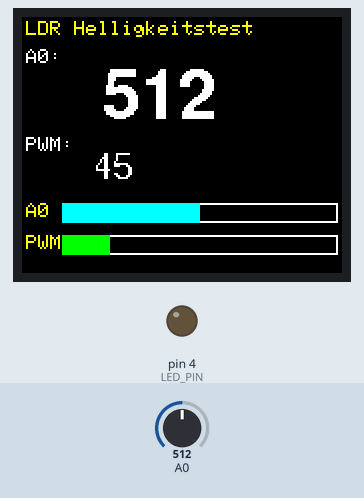
Recording of a sketch running on a simulated Arduino Uno, built with avr-gcc and run on an emulated ATmega328P. Parts: 160×128 colour display, output pins drawn as LEDs (lit = HIGH). The test bench sets the inputs (shaded band); at power-on: A0 = 512. What the sketch prints to the serial monitor is not drawn.

Above: at 1.3 s.
1.4 s: A0 set to 699
At 1.9 s:
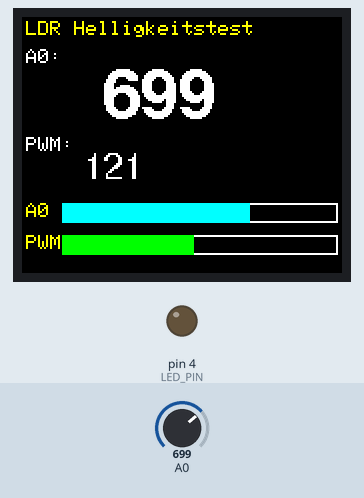
2.9 s: A0 set to 725
At 4.2 s:
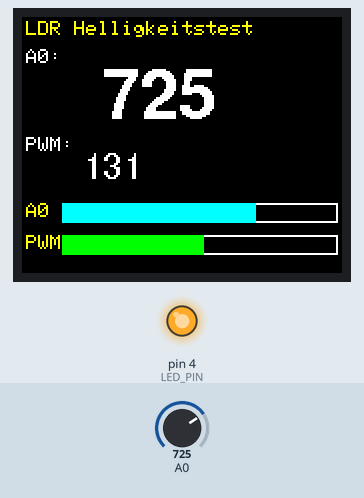
4.5 s: A0 set to 716
At 5.3 s:
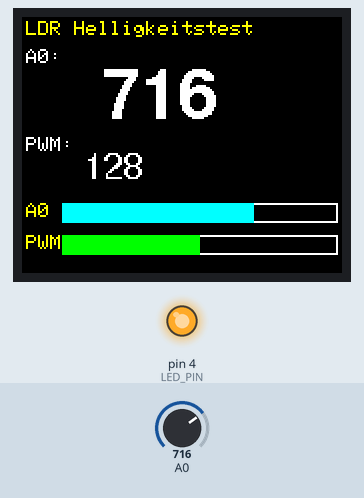
Timing chart, 0 to 7.5 s (numbered marks = the images above; inputs shaded):
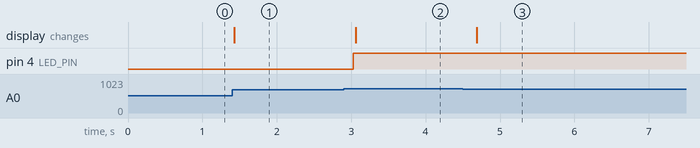

Measured:
- the behaviour switches between 715 and 716 on A0 (found by bisection; images 1 and 2)
- after the input at 1.4 s, the display: changes at once (image 1)
- after the input at 2.9 s, pin 4 (LED_PIN): LOW → HIGH after 0.13 s; the display: changes after 0.16 s (image 2)
- after the input at 4.5 s, the display: changes after 0.19 s (image 3)

The sketch:

Widget_II_Bright.ino
```cpp
// Widget_II_Bright
// Zeigt den Analogwert des LDR (A0) und die daraus berechnete
// LED-Helligkeit auf dem TFT Display.
// Zur Kalibrierung der Helligkeitssteuerung.
//
// Hardware: ESP8266 + Adafruit ST7735 1.8" TFT
// TFT_CS=15, TFT_DC=2, TFT_RST=12, LED=GPIO4, LDR=A0
//
// HELLIGKEITSLOGIK:
//   LDR an A0 ist INVERTIERT:
//     A0 = klein (z.B. <400)  -> es ist HELL  -> LED_PIN = 0   (volle Helligkeit)
//     A0 = gross (z.B. 1023)  -> es ist DUNKEL -> LED_PIN = 253 (minimal, gerade noch sichtbar)
//   analogWrite(LED_PIN, 0)   = Display am hellsten
//   analogWrite(LED_PIN, 254) = Display fast aus
//   analogWrite(LED_PIN, 253) = gerade noch knapp sichtbar
//
//   Mapping: A0 <= 400 -> PWM 0, A0 >= 1023 -> PWM 253, linear dazwischen

#include <SPI.h>
#include <Adafruit_GFX.h>
#include <Adafruit_ST7735.h>
#include <Fonts/FreeSansBold18pt7b.h>
#include <Fonts/FreeSans9pt7b.h>

#define TFT_PIN_CS   15
#define TFT_PIN_DC   2
#define TFT_PIN_RST  12
#define LED_PIN      4

// Helligkeitssteuerung Grenzen
#define LDR_HELL   400   // A0-Wert bei hellem Licht (oder heller)
#define LDR_DUNKEL 1023  // A0-Wert bei Dunkelheit
#define PWM_HELL   0     // PWM-Wert fuer hellstes Display
#define PWM_DUNKEL 253   // PWM-Wert fuer dunklestes Display (gerade noch sichtbar)

Adafruit_ST7735 tft = Adafruit_ST7735(TFT_PIN_CS, TFT_PIN_DC, TFT_PIN_RST);

int lastValue = -1;

void setup() {
  Serial.begin(9600);
  pinMode(LED_PIN, OUTPUT);
  analogWrite(LED_PIN, PWM_HELL);  // Start mit voller Helligkeit

  tft.initR(INITR_BLACKTAB);
  tft.setTextWrap(false);
  tft.setRotation(1);
  tft.fillScreen(ST7735_BLACK);

  // Header
  tft.setFont();
  tft.setTextColor(ST7735_YELLOW);
  tft.setCursor(2, 2);
  tft.print("LDR Helligkeitstest");
}

void loop() {
  int val = analogRead(A0);

  if (val != lastValue) {
    // PWM berechnen
    int pwm;
    if (val <= LDR_HELL) {
      pwm = PWM_HELL;
    } else if (val >= LDR_DUNKEL) {
      pwm = PWM_DUNKEL;
    } else {
      pwm = map(val, LDR_HELL, LDR_DUNKEL, PWM_HELL, PWM_DUNKEL);
    }
    analogWrite(LED_PIN, pwm);

    // A0-Wert gross anzeigen
    tft.fillRect(0, 14, 160, 46, ST7735_BLACK);
    tft.setFont();
    tft.setTextColor(ST7735_WHITE);
    tft.setCursor(2, 16);
    tft.print("A0:");
    tft.setFont(&FreeSansBold18pt7b);
    tft.setCursor(30, 50);
    char buf[8];
    sprintf(buf, "%4d", val);
    tft.print(buf);

    // PWM-Wert anzeigen
    tft.fillRect(0, 58, 160, 30, ST7735_BLACK);
    tft.setFont();
    tft.setTextColor(ST7735_WHITE);
    tft.setCursor(2, 60);
    tft.print("PWM:");
    tft.setFont(&FreeSans9pt7b);
    tft.setCursor(30, 80);
    sprintf(buf, "%3d", pwm);
    tft.print(buf);

    // Balkenanzeige A0
    tft.fillRect(0, 92, 160, 20, ST7735_BLACK);
    tft.setFont();
    tft.setTextColor(ST7735_YELLOW);
    tft.setCursor(2, 93);
    tft.print("A0");
    int barA0 = map(val, 0, 1024, 0, 138);
    tft.drawRect(20, 93, 138, 10, ST7735_WHITE);
    tft.fillRect(20, 93, barA0, 10, ST7735_CYAN);

    // Balkenanzeige PWM
    tft.fillRect(0, 108, 160, 20, ST7735_BLACK);
    tft.setTextColor(ST7735_YELLOW);
    tft.setCursor(2, 109);
    tft.print("PWM");
    int barPWM = map(pwm, 0, 253, 0, 138);
    tft.drawRect(20, 109, 138, 10, ST7735_WHITE);
    tft.fillRect(20, 109, barPWM, 10, ST7735_GREEN);

    lastValue = val;
    Serial.print("A0=");
    Serial.print(val);
    Serial.print(" PWM=");
    Serial.println(pwm);
  }

  delay(200);
}
```
